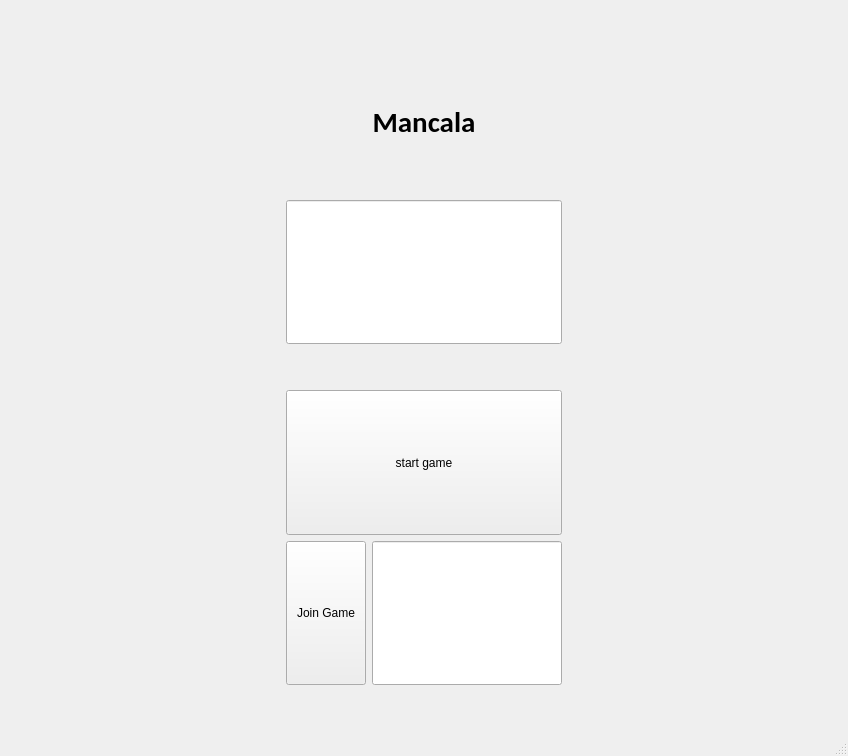
<?xml version="1.0" encoding="UTF-8"?>
<ui version="4.0">
 <class>MainWindow</class>
 <widget class="QMainWindow" name="MainWindow">
  <property name="geometry">
   <rect>
    <x>0</x>
    <y>0</y>
    <width>848</width>
    <height>756</height>
   </rect>
  </property>
  <property name="windowTitle">
   <string>MainWindow</string>
  </property>
  <widget class="QWidget" name="centralwidget">
   <layout class="QGridLayout" name="gridLayout">
    <item row="6" column="1">
     <layout class="QHBoxLayout" name="horizontalLayout">
      <item>
       <widget class="QPushButton" name="pushButton_2">
        <property name="sizePolicy">
         <sizepolicy hsizetype="Minimum" vsizetype="Preferred">
          <horstretch>0</horstretch>
          <verstretch>0</verstretch>
         </sizepolicy>
        </property>
        <property name="text">
         <string>Join Game</string>
        </property>
       </widget>
      </item>
      <item>
       <widget class="QLineEdit" name="lineEdit_2">
        <property name="sizePolicy">
         <sizepolicy hsizetype="Expanding" vsizetype="Preferred">
          <horstretch>0</horstretch>
          <verstretch>0</verstretch>
         </sizepolicy>
        </property>
       </widget>
      </item>
     </layout>
    </item>
    <item row="1" column="3">
     <spacer name="horizontalSpacer_8">
      <property name="orientation">
       <enum>Qt::Horizontal</enum>
      </property>
      <property name="sizeHint" stdset="0">
       <size>
        <width>40</width>
        <height>20</height>
       </size>
      </property>
     </spacer>
    </item>
    <item row="3" column="1">
     <widget class="QLineEdit" name="lineEdit">
      <property name="sizePolicy">
       <sizepolicy hsizetype="Expanding" vsizetype="Preferred">
        <horstretch>0</horstretch>
        <verstretch>0</verstretch>
       </sizepolicy>
      </property>
     </widget>
    </item>
    <item row="1" column="0">
     <spacer name="horizontalSpacer_7">
      <property name="orientation">
       <enum>Qt::Horizontal</enum>
      </property>
      <property name="sizeHint" stdset="0">
       <size>
        <width>40</width>
        <height>20</height>
       </size>
      </property>
     </spacer>
    </item>
    <item row="5" column="0">
     <spacer name="horizontalSpacer_3">
      <property name="orientation">
       <enum>Qt::Horizontal</enum>
      </property>
      <property name="sizeHint" stdset="0">
       <size>
        <width>40</width>
        <height>20</height>
       </size>
      </property>
     </spacer>
    </item>
    <item row="6" column="3">
     <spacer name="horizontalSpacer_6">
      <property name="orientation">
       <enum>Qt::Horizontal</enum>
      </property>
      <property name="sizeHint" stdset="0">
       <size>
        <width>40</width>
        <height>20</height>
       </size>
      </property>
     </spacer>
    </item>
    <item row="5" column="1">
     <widget class="QPushButton" name="pushButton">
      <property name="sizePolicy">
       <sizepolicy hsizetype="Minimum" vsizetype="Preferred">
        <horstretch>0</horstretch>
        <verstretch>0</verstretch>
       </sizepolicy>
      </property>
      <property name="text">
       <string>start game</string>
      </property>
     </widget>
    </item>
    <item row="3" column="0">
     <spacer name="horizontalSpacer">
      <property name="orientation">
       <enum>Qt::Horizontal</enum>
      </property>
      <property name="sizeHint" stdset="0">
       <size>
        <width>40</width>
        <height>20</height>
       </size>
      </property>
     </spacer>
    </item>
    <item row="0" column="1">
     <spacer name="verticalSpacer">
      <property name="orientation">
       <enum>Qt::Vertical</enum>
      </property>
      <property name="sizeType">
       <enum>QSizePolicy::Preferred</enum>
      </property>
      <property name="sizeHint" stdset="0">
       <size>
        <width>20</width>
        <height>40</height>
       </size>
      </property>
     </spacer>
    </item>
    <item row="5" column="3">
     <spacer name="horizontalSpacer_4">
      <property name="orientation">
       <enum>Qt::Horizontal</enum>
      </property>
      <property name="sizeHint" stdset="0">
       <size>
        <width>40</width>
        <height>20</height>
       </size>
      </property>
     </spacer>
    </item>
    <item row="8" column="1">
     <spacer name="verticalSpacer_2">
      <property name="orientation">
       <enum>Qt::Vertical</enum>
      </property>
      <property name="sizeType">
       <enum>QSizePolicy::Minimum</enum>
      </property>
      <property name="sizeHint" stdset="0">
       <size>
        <width>20</width>
        <height>40</height>
       </size>
      </property>
     </spacer>
    </item>
    <item row="3" column="3">
     <spacer name="horizontalSpacer_2">
      <property name="orientation">
       <enum>Qt::Horizontal</enum>
      </property>
      <property name="sizeHint" stdset="0">
       <size>
        <width>40</width>
        <height>20</height>
       </size>
      </property>
     </spacer>
    </item>
    <item row="6" column="0">
     <spacer name="horizontalSpacer_5">
      <property name="orientation">
       <enum>Qt::Horizontal</enum>
      </property>
      <property name="sizeHint" stdset="0">
       <size>
        <width>40</width>
        <height>20</height>
       </size>
      </property>
     </spacer>
    </item>
    <item row="4" column="1">
     <spacer name="verticalSpacer_3">
      <property name="orientation">
       <enum>Qt::Vertical</enum>
      </property>
      <property name="sizeType">
       <enum>QSizePolicy::Fixed</enum>
      </property>
      <property name="sizeHint" stdset="0">
       <size>
        <width>20</width>
        <height>40</height>
       </size>
      </property>
     </spacer>
    </item>
    <item row="1" column="1">
     <widget class="QLabel" name="label">
      <property name="sizePolicy">
       <sizepolicy hsizetype="Preferred" vsizetype="Preferred">
        <horstretch>0</horstretch>
        <verstretch>0</verstretch>
       </sizepolicy>
      </property>
      <property name="font">
       <font>
        <family>Calibri</family>
        <pointsize>22</pointsize>
        <weight>75</weight>
        <bold>true</bold>
       </font>
      </property>
      <property name="text">
       <string>Mancala</string>
      </property>
      <property name="alignment">
       <set>Qt::AlignCenter</set>
      </property>
     </widget>
    </item>
   </layout>
  </widget>
  <widget class="QMenuBar" name="menubar">
   <property name="geometry">
    <rect>
     <x>0</x>
     <y>0</y>
     <width>848</width>
     <height>21</height>
    </rect>
   </property>
  </widget>
  <widget class="QStatusBar" name="statusbar"/>
 </widget>
 <resources/>
 <connections/>
</ui>
